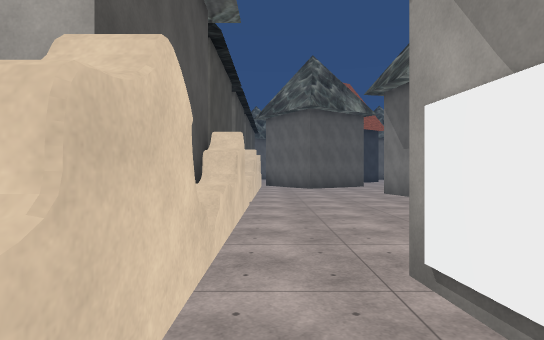
[1] (above)

24 first-person views from a walk through a Unity game level. The camera is 1.5 m above the floor, looks level and sees 80° across. The floor is counted in squares, 2 m on a side. Each view is taken from the middle of a square. On the plan, view 1 faces up. The plan holds only what a view shows up to about 11 squares ahead; the rest is blank. The place goes on beyond the plan. The player character is not drawn. Some surface patterns are stand-ins.

[2]
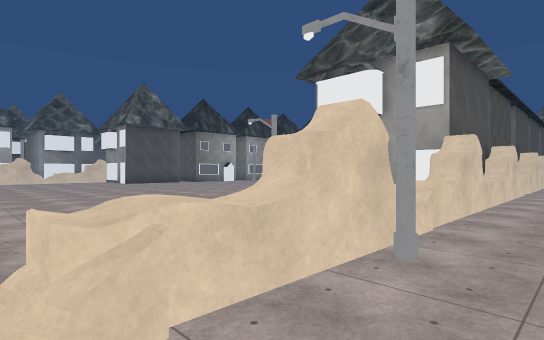

[3]
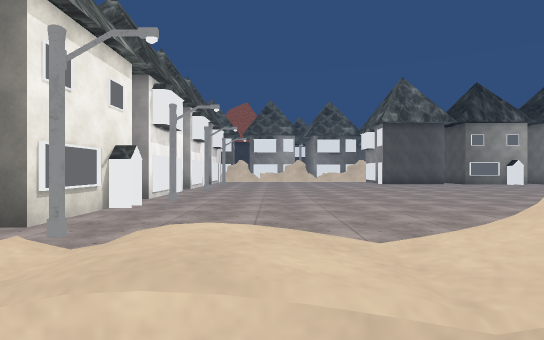

[4]
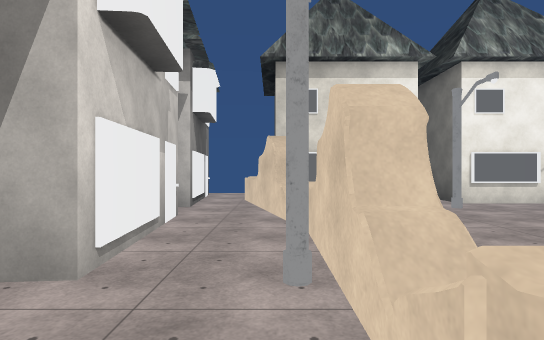

[5]
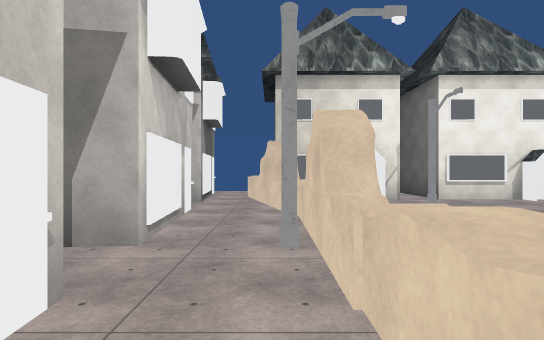

[6]
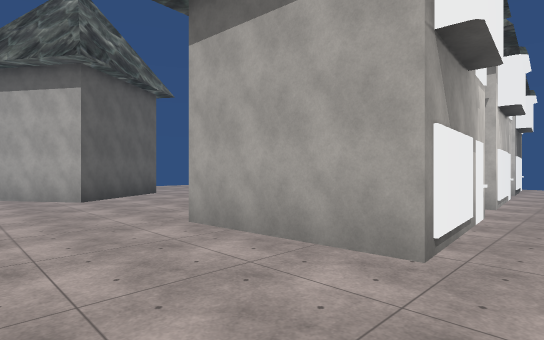

[7]
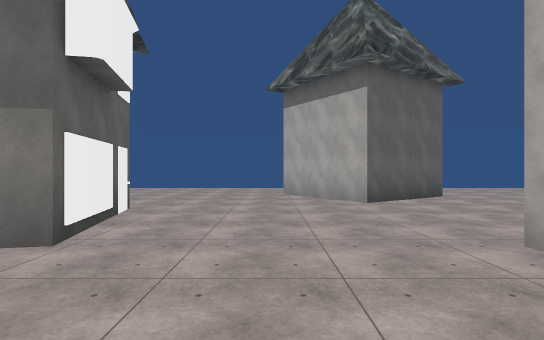

[8]
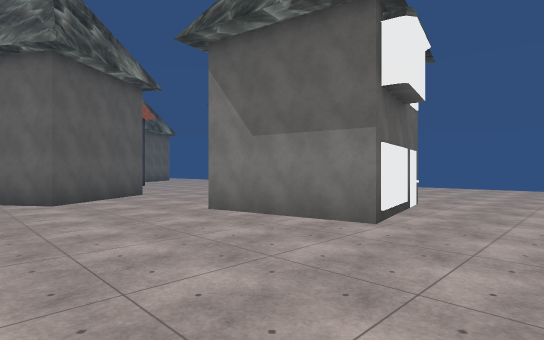

[9]
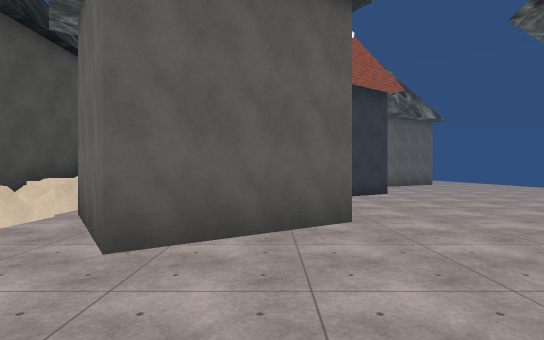

[10]
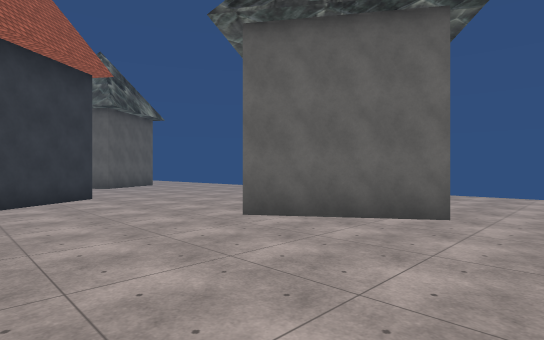

[11]
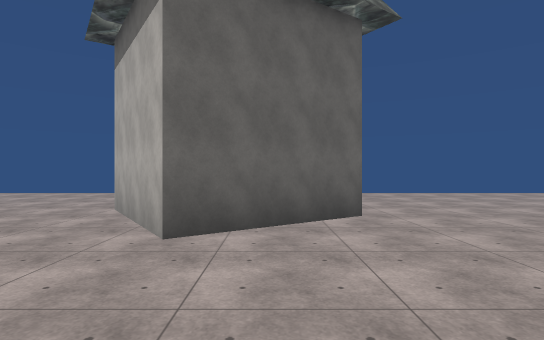

[12]
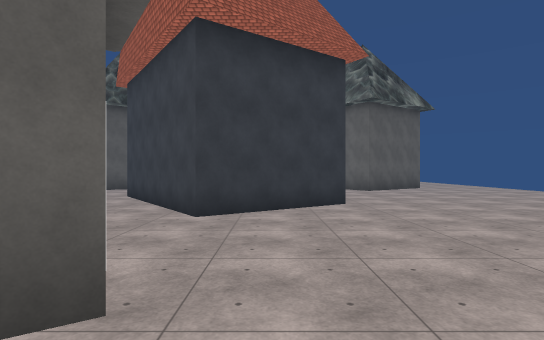

[13]
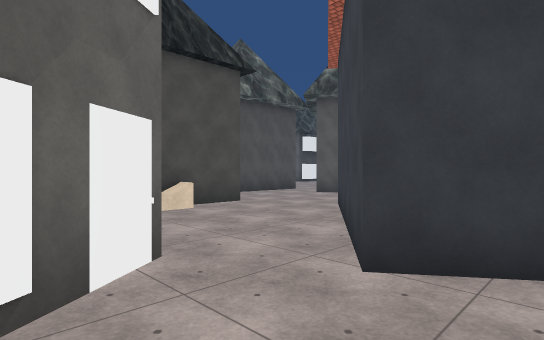

[14]
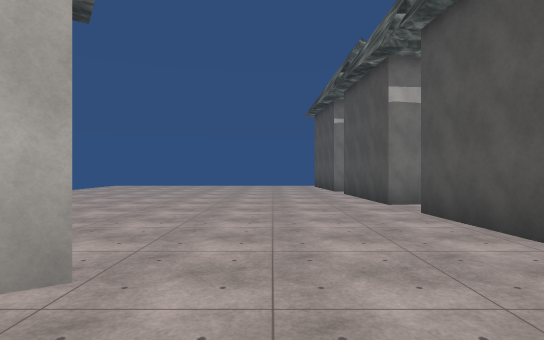

[15]
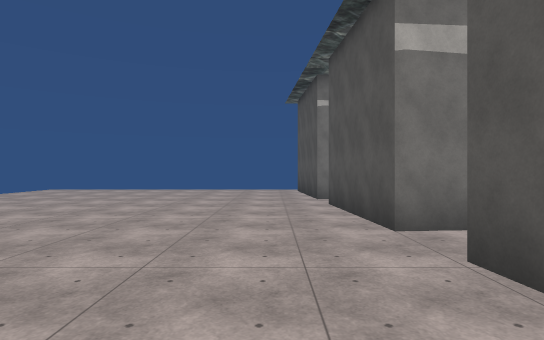

[16]
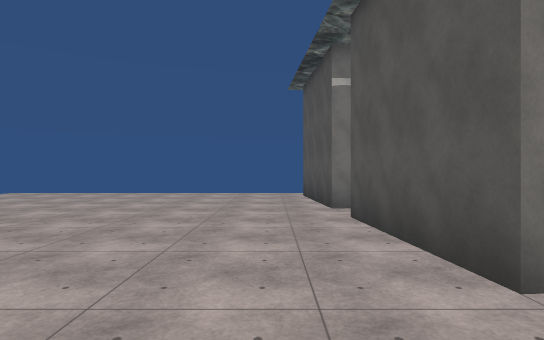

[17]
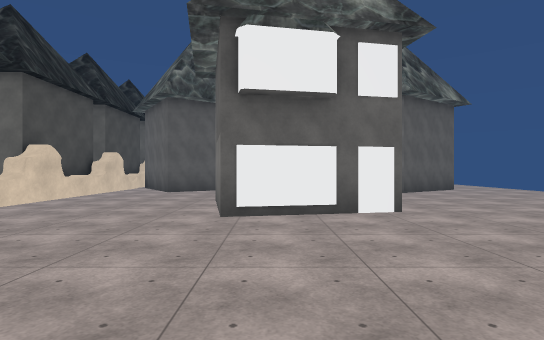

[18]
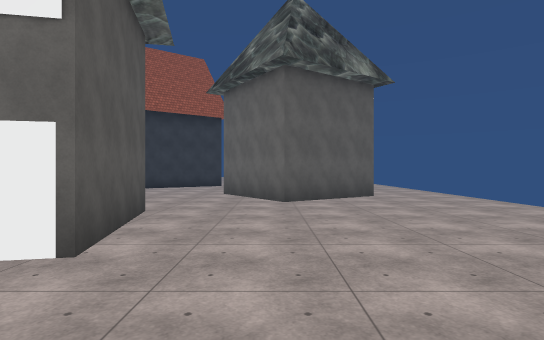

[19]
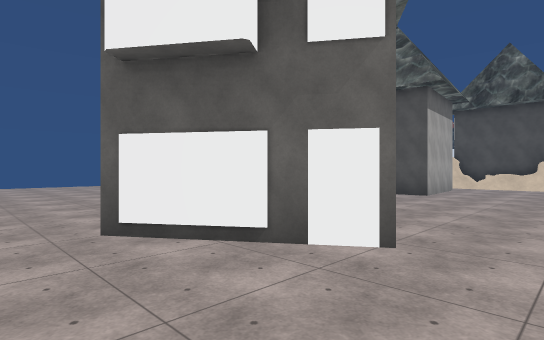

[20]
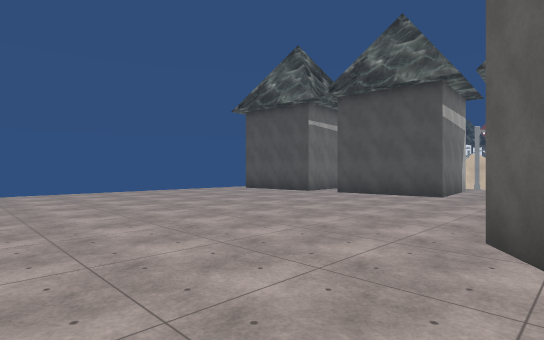

[21]
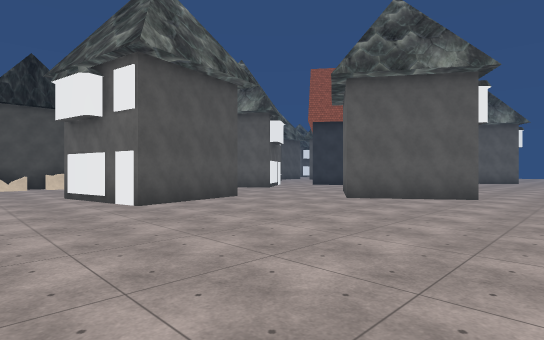

[22]
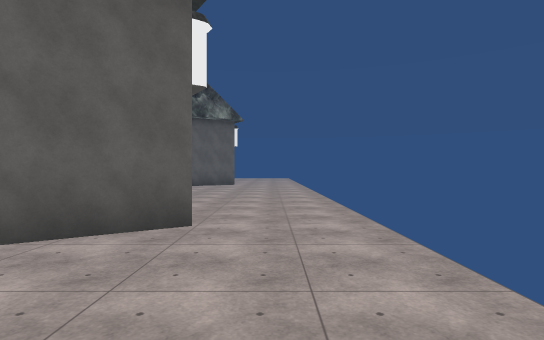

[23]
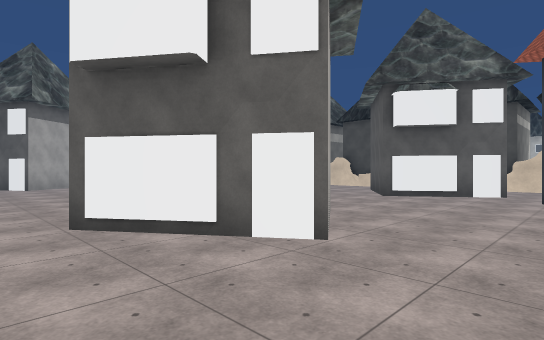

[24]
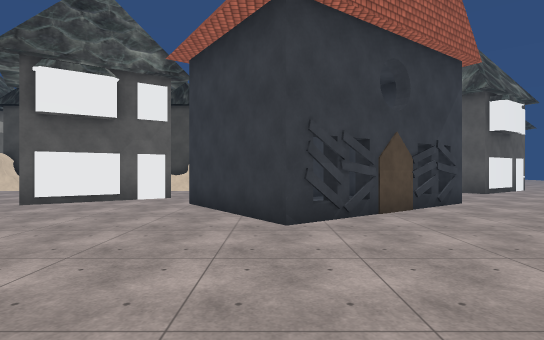

### Floor plan
Key: @ floor where view 1 was taken; # wall or solid block; . floor; ^ raised ledge; H house; S streetlight; B building; O other object.
Columns run from 13 left of view 1 to 14 right of it. Each row starts with its distance up from view 1.
 23          O....   B.........
 22            ...#B  B.........
 21             #..#   B........
 20             #...# ##........
 19             #....##.........
 18             #...............
 17             #..#.......H....
 16             #  ##.....##....
 15             ### #H...####...
 14             #.###.....###...
 13             #..#......##....
 12             #...............
 11             #..... .........
 10             #....H  #.......
  9             #....#  #.......
  8             #....####.......
  7             #...............
  6             #...............
  5             #...............
  4   ..        #..........H#...
  3   ....      #.........#  H..
  2   .....S   ##.H###....H ##..
  1   ......    #.## #.....##...
  0   .......   ^@.  #.........
 -1   ........  ^...............
 -2  .........  #S..##..........
 -3 ............#..  #..........
 -4 ............^..#  ..........
 -5   ..........#^.H  .........
 -6   ...S...S. ##..  .........
 -7   H###H#######.H  #........
 -8              #.#  #.........
 -9               .#  #.........
-10               ..  ..........

Positions as (right, up) in squares from view 1, and headings:
1: (0, 0), facing up
2: (1, -5), facing up-left
3: (0, -4), facing left
4: (0, 0), facing down
5: (0, 1), facing down
6: (0, 5), facing down-right
7: (1, 5), facing right
8: (0, 5), facing up-right
9: (3, 10), facing up
10: (4, 11), facing up-right
11: (4, 14), facing right
12: (5, 13), facing up
13: (5, 16), facing up-left
14: (7, 5), facing down
15: (6, 2), facing down
16: (6, 0), facing down
17: (5, 2), facing up
18: (9, 5), facing up
19: (14, 6), facing down-left
20: (14, 1), facing down-left
21: (14, 5), facing up-left
22: (13, 10), facing up
23: (13, 19), facing down-left
24: (11, 20), facing left
